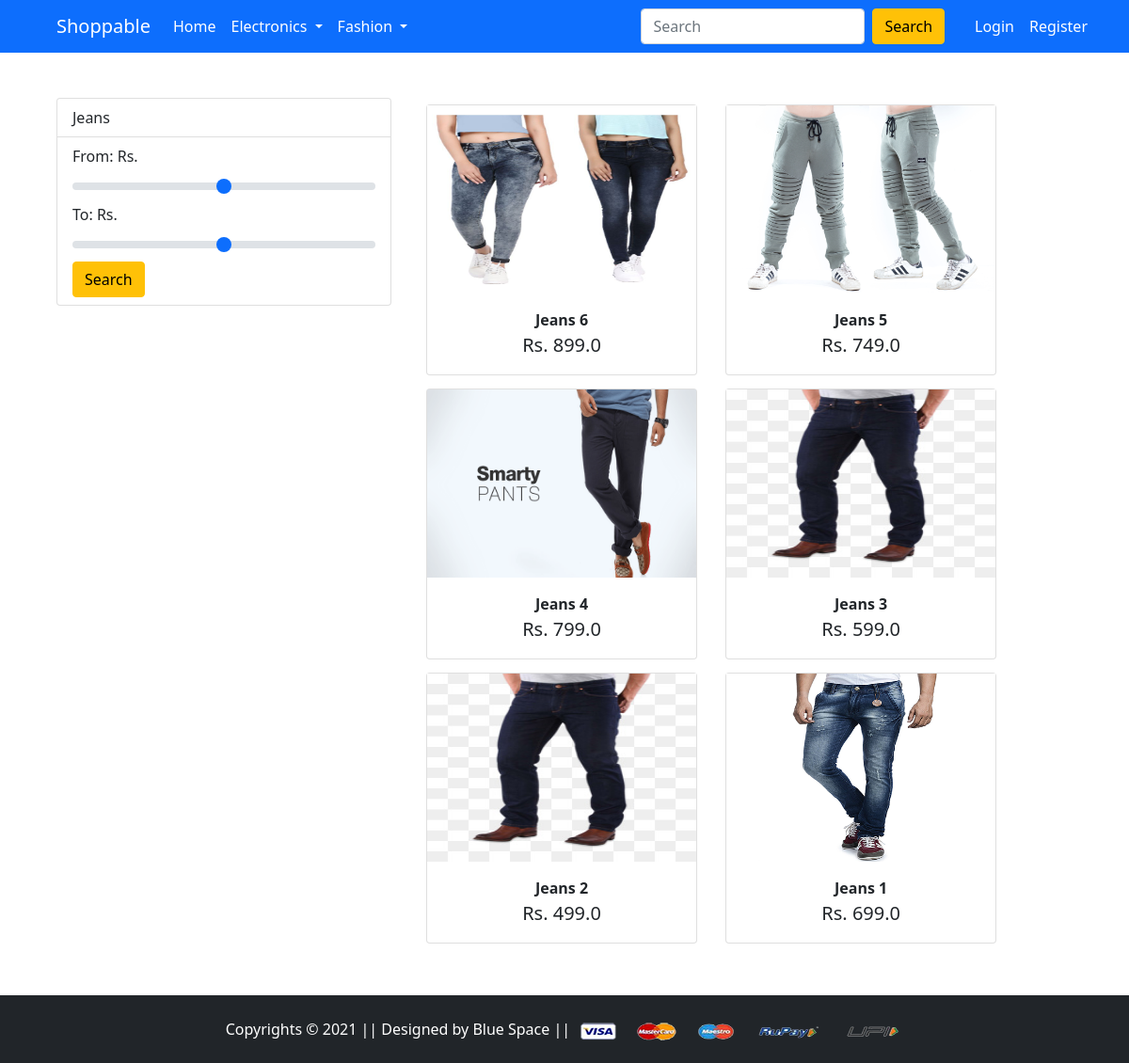
The app's page /bottomwear/ with its own data.
### app/models.py (models this page shows, shortened)
class Product(models.Model):
    title = models.CharField(max_length=255)
    selling_price = models.FloatField()
    discount_price = models.FloatField()
    description = models.TextField()
    brand = models.CharField(max_length=255)
    category = models.CharField(choices=CATEGORY_CHOICES, max_length=255)
    product_image = models.ImageField(upload_to='productimg')

### app/views.py (the view, shortened to what this page needs)
# urls.py: path('bottomwear/', views.BottomWear, name="bottomwear"),
def BottomWear(request):
    minvalue = request.GET.get('min-value')
    maxvalue = request.GET.get('max-value')
    if minvalue is None:
        product = Product.objects.filter(category="BW")
        if request.user.is_authenticated:
            return render(request, 'app/bottomwear.html', {'product': product, 'cart_item_count': Cart.objects.filter(user=request.user).count()})
        else:
            return render(request, 'app/bottomwear.html', {'product': product, })

### template/app/bottomwear.html (shortened to what this page needs)
{%extends 'app/base.html'%}
{%block main%}
<div class="container m-5">
    <div class="row">
        <div class="col-4">
          <div class="list-group" id="list-tab" role="tablist">
            <a class="list-group-item list-group-item-action" id="list-home-list" href="{%url 'bottomwear' %}" role="tab" aria-controls="list-mobiles">Jeans</a>
            <form class="list-group-item list-group-item-action" id="list-settings-list" method="GET" action="{%url 'bottomwear' %}" role="tab" aria-controls="list-apple">
                <label for="customRange3" class="form-label">From: Rs.</label>
                <input type="range" class="form-range" min="100" max="1000" step="50" id="customRange3" name="min-value" onclick="updateValue()">
                <label for="customRange4" class="form-label">To: Rs.</label>
                <input type="range" class="form-range" min="100" max="1000" step="50" id="customRange4" name="max-value" onclick="updateValue()">
                <input type="submit" value="Search" class="btn btn-warning">
            </form>
          </div>
        </div>
        <div class="col-8">
          <div class="tab-content" id="nav-tabContent">
            <div class="tab-pane fade show active" id="list-mobiles" role="tabpanel" aria-labelledby="list-home-list">
                {%for b in product %}
                <a href="{%url 'productdetails' b.id %}" class="btn">
                <div class="card" style="width: 18rem;">
                    <img src="{{b.product_image.url}}" alt="" height="200px">
                    <div class="card-body text-center">
                      <span class="fw-bold">{{b.title}}</span><br>
                      <span class="fs-5">Rs. {{b.discount_price}}</span>
                    </div>
                  </div>
                </a>
                {%endfor%}
            </div>
          </div>
        </div>
      </div>
</div>
{%endblock main%}

### records on screen
Product: product_image (picture), title "Jeans 6", discount_price "899.0"
Product: product_image (picture), title "Jeans 5", discount_price "749.0"
Product: product_image (picture), title "Jeans 4", discount_price "799.0"
Product: product_image (picture), title "Jeans 3", discount_price "599.0"
Product: product_image (picture), title "Jeans 2", discount_price "499.0"
Product: product_image (picture), title "Jeans 1", discount_price "699.0"
